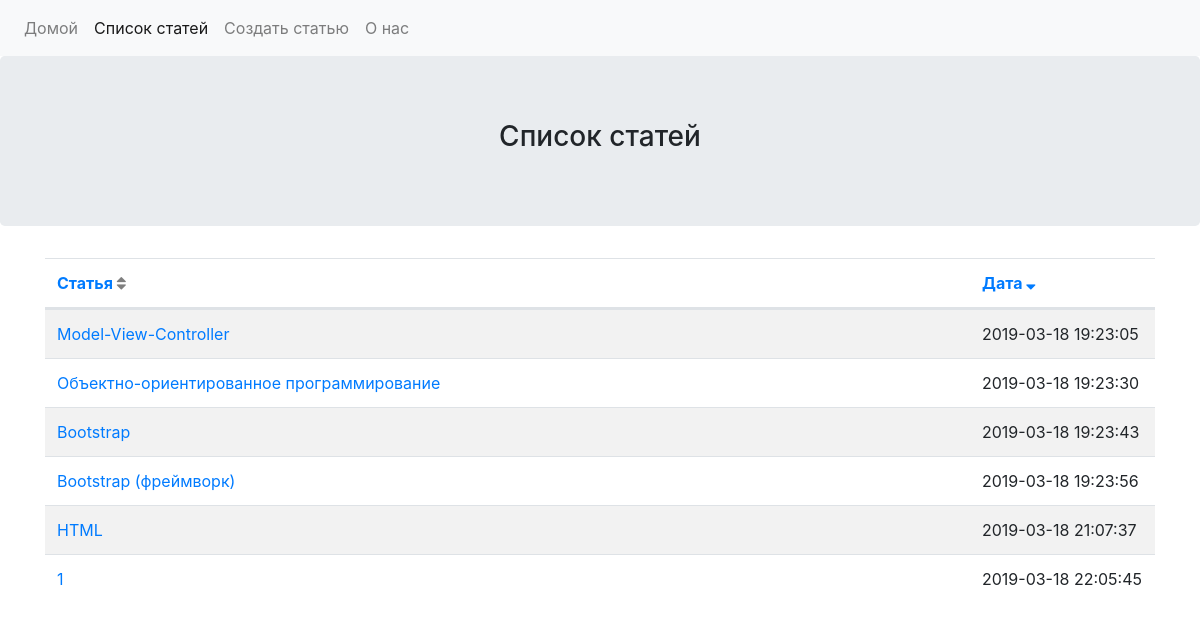
Screenshot of /?page=blog with the database file from the repository.
### tables this page shows
CREATE TABLE articles(
				id INTEGER PRIMARY KEY AUTOINCREMENT,
				title TEXT,
				text TEXT,
				datetime INTEGER, 
				author TEXT DEFAULT ''
			);

### Controller/AbstractController.php (called while the page is built, shortened)
<?php
abstract class AbstractController
{
	protected function getModel($model)
	{
		return new $model;
	}
	protected function render($template, $data = [])
	{
		extract($data);
		include $template;
	}
}

### Controller/BlogController.php (called while the page is built, shortened)
<?php
class BlogController extends AbstractController
{
	public function blog()
	{
		$sortBy = filter_input(INPUT_GET, 'sortby');
		$sortOrder = filter_input(INPUT_GET, 'sortorder');
		$model = $this->getModel(Model::class);
		$articles = $model->getArticles($sortBy, $sortOrder);
		$this->render('view/blog.php', $articles);
	}
}

### app/Router.php (called while the page is built, shortened)
<?php
class Router
{
    public static function getRoute($page)
    {
        switch ($page) {
            case 'blog':
                $method = 'blog';
                break;
        }
        $controller = new $controllerName();
        $controller->$method();
    }
}

### index.php (called while the page is built)
<?php
require 'config.php';
require '.\app\Router.php';
$page = filter_input(INPUT_GET, 'page');
Router::getRoute($page);

### view/src/blogSort.php (called while the page is built, shortened)
<?php
$titleAnotherOrder = $datetimeAnotherOrder = 'asc';

### config.php (called while the page is built, shortened)
<?php
spl_autoload_register(function ($class) {
    $path = __DIR__ . '/' . str_replace('\\', '/', $class) . '.php';
    if (is_file($path)) {
        return;
    }
});

### Model/Model.php (called while the page is built, shortened)
<?php
class Model extends AbstractModel
{
	public function getArticles($sortBy = 'datetime', $sortOrder = 'ASC') : array
	{
		switch (strtolower($sortBy)) {
			case 'datetime':
			default:
				$sortBy = 'datetime';
		}
		if (strtoupper($sortOrder) !== 'DESC') {
			$sortOrder = 'ASC';
		}
		$sql="SELECT * FROM `articles` ORDER BY `$sortBy` $sortOrder";
		$result = $this->getConnect()->query($sql);
		$articles = array();
		while ($res = $result->fetchArray(SQLITE3_ASSOC)) {
			$articles[] = $res;
		}
		return compact('articles', 'sortBy', 'sortOrder');
	}
}

### Model/AbstractModel.php (called while the page is built, shortened)
<?php
abstract class AbstractModel
{
    protected $db;
    public function __construct()
	{
		if (!file_exists(PATHTODB)) {
			$this->db = new \SQLite3(PATHTODB);
			$sql = "CREATE TABLE articles(
				id INTEGER PRIMARY KEY AUTOINCREMENT,
				title TEXT,
				text TEXT,
				datetime INTEGER,
				author TEXT DEFAULT ''
			);";
			$this->db->query($sql);
		} else {
			$this->db = new \SQLite3(PATHTODB);
		}
	}
    public function getConnect()
	{
        if ($this->db) {
            return $this->db;
        } else {
			return false;
		}
    }
}

### view/blog.php (the view)
<?php
$active_menu_item = array('blog' => 1);
include 'header.php';
include 'src/blogSort.php';
?>
<div class="jumbotron text-center">
	<h3>Список статей</h3>
</div>
<div class="container">
	<table class="table table-striped">
		<thead>
			<tr class="d-flex">
				<th class="col-10" scope="col">
					<a href="?page=blog&sortby=title&sortorder=<?=$titleAnotherOrder;?>">Статья <i class="fa fa-sort<?=$titleOrder;?>"></i></a>
				</th>
				<th class="col-2" scope="col">
					<a href="?page=blog&sortby=datetime&sortorder=<?=$datetimeAnotherOrder;?>">Дата <i class="fa fa-sort<?=$datetimeOrder;?>"></i></a>
				</th>
			</tr>
		</thead>
		<tbody>
			<?php foreach ($articles as $article) { ?>
			<tr class="d-flex">
				<td class="col-10">
					<a href="?page=article&id=<?=$article['id'];?>"><?=$article['title']; ?></a>
				</td>
				<td class="col-2">
					<?=date(DATEFORMAT, $article['datetime']); ?>
				</td>
			</tr>
			<?php } ?>
		</tbody>
	</table>
</div>
<?php include 'footer.php'; ?>

### view/header.php (shortened to what this page needs)
<!DOCTYPE html>
<html lang="ru">
<head>
    <link rel="stylesheet" href="./view/css/bootstrap.css">
    <link href="//maxcdn.bootstrapcdn.com/font-awesome/4.7.0/css/font-awesome.min.css" rel="stylesheet">
</head>
<body>
    <nav class="navbar navbar-expand-lg navbar-light bg-light">
        <div class="collapse navbar-collapse" id="navbarSupportedContent">
            <ul class="navbar-nav mr-auto">
                <li class="nav-item <?=isset($active_menu_item['home'])?'active':'';?>">
                    <a class="nav-link" href="./">Домой</a>
                </li>
                <li class="nav-item <?=isset($active_menu_item['blog'])?'active':'';?>">
                    <a class="nav-link" href="./?page=blog">Список статей</a>
                </li>
                <li class="nav-item <?=isset($active_menu_item['createArticle'])?'active':'';?>">
                    <a class="nav-link" href="./?page=create-article">Создать статью</a>
                </li>
                <li class="nav-item <?=isset($active_menu_item['aboutUs'])?'active':'';?>">
                    <a class="nav-link" href="./?page=about-us">О нас</a>
                </li>
            </ul>
        </div>
    </nav>

### view/footer.php
</body>
</html>

### rows the page displays
articles: title "Model-View-Controller", datetime "2019-03-18 19:23:05"
articles: title "Объектно-ориентированное программирование", datetime "2019-03-18 19:23:30"
articles: title "Bootstrap", datetime "2019-03-18 19:23:43"
articles: title "Bootstrap (фреймворк)", datetime "2019-03-18 19:23:56"
articles: title "HTML", datetime "2019-03-18 21:07:37"
articles: title "1", datetime "2019-03-18 22:05:45"
